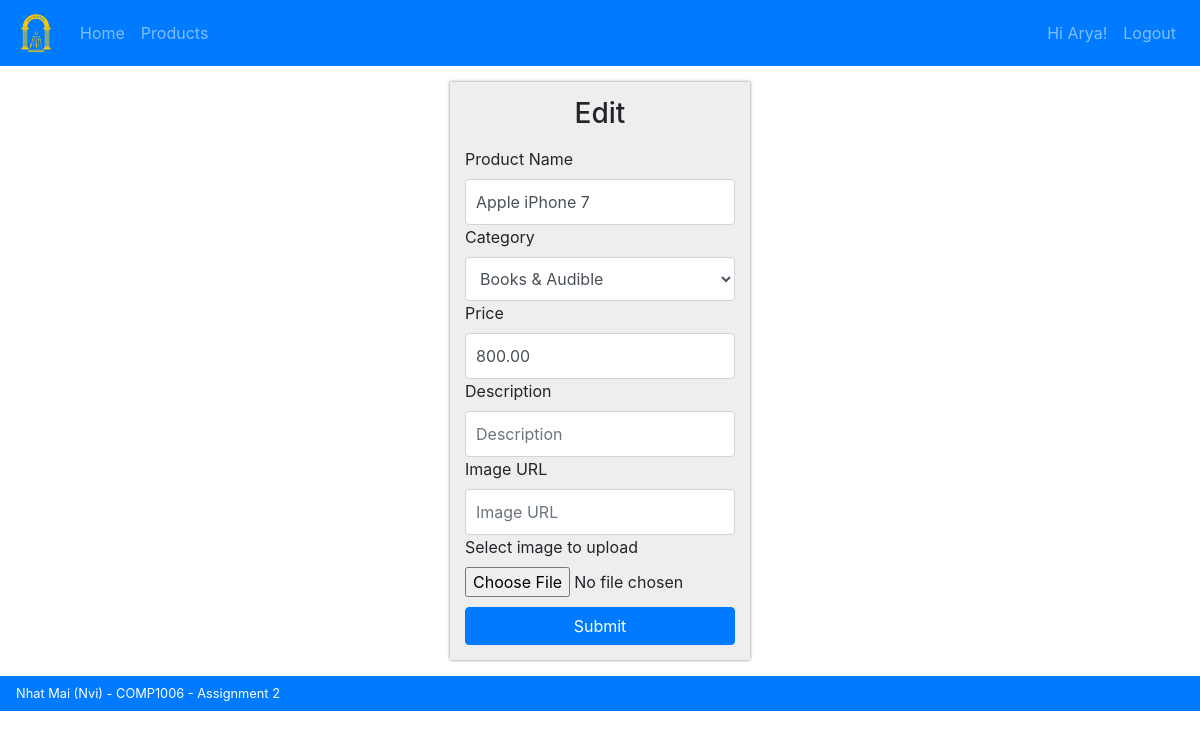
/Source/edit-product.php?id=1 (signed in), run on the app's committed database.
### tables this page shows
CREATE TABLE users (
	userID INT NOT NULL AUTO_INCREMENT,
	firstName VARCHAR(24) NOT NULL,
	lastName VARCHAR(24) NOT NULL,
	middleName VARCHAR(24),
	email VARCHAR(100) NOT NULL,
	password VARCHAR(255) NOT NULL,
	streetAddress VARCHAR(100) NOT NULL,
	city VARCHAR(24) NOT NULL,
	stateID VARCHAR(2) NOT NULL,
	countryID VARCHAR(2) NOT NULL,
	postalCode VARCHAR(6) NOT NULL,
	PRIMARY KEY (userID),
	FOREIGN KEY (stateID) REFERENCES states(stateID),
	FOREIGN KEY (countryID) REFERENCES countries(countryID)
);

CREATE TABLE products (
	productID INT NOT NULL AUTO_INCREMENT,
	productName VARCHAR(255) NOT NULL, 
	categoryID INT NOT NULL, 
	description TEXT,
	price DOUBLE(10,2),
	image BLOB,
	PRIMARY KEY (productID),
	FOREIGN KEY (categoryID) REFERENCES categories(categoryID)
);

### Source/edit-product-validation.php (called while the page is built, shortened)
<?php
try {
	if (!empty($id = $_GET['id']) && $_SERVER["REQUEST_METHOD"] != "POST") {
			include('global/connect.php');
			$sql = "SELECT * FROM products WHERE productID = $id";
			$result = $conn -> query($sql);
			foreach ($result as $row) {
				$productName		= $row['productName'];
				$categoryID		= $row['categoryID'];
				$price			= $row['price'];
			}
	}
} catch (Exception $e ){
	header('location: error.php');
}
?>

### Source/edit-product.php (the view, shortened to what this page needs)
<?php $title = 'Edit';
include('global/header.php'); ?>
<main class="container">
	<div id="logreg-forms">
		<form method="POST" action="<?php echo htmlspecialchars($_SERVER["PHP_SELF"]);?>" enctype="multipart/form-data">
			<h1 class="h3 mb-3 text-center"><?php echo $title; ?></h1>
			<?php include('edit-product-validation.php'); ?>
			<label for="productName">Product Name</label>
			<input type="text" class="form-control" name="productName" placeholder="Product Name" required autofocus="" value="<?php echo (isset($productName))?$productName:'';?>">
			<label for="categoryID">Category</label>
			<select class="form-control"  name="categoryID" id="categoryID" >
			<?php
				try {
					include('global/connect.php');
					$countrySQL = "SELECT * FROM categories ORDER BY categoryName";
					$cmd = $conn->prepare($countrySQL);
					$cmd->execute();
					$options = $cmd->fetchAll();
					foreach ($options as $row) {
						if($categoryID != $row['categoryID']){
							echo '<option value="' . $row['categoryID'] . '">' . $row['categoryName'] . '</option>';
						} else {
							echo '<option value="' . $row['categoryID'] . '" selected>' . $row['categoryName'] . '</option>';
						}
					}
				} catch (Exception $e ){
					header('location: error.php');
				}
			?>
			</select>
			<label for="price">Price</label>
			<input type="text" class="form-control" name="price" required autofocus="" value="<?php echo (isset($price))?$price:'';?>">
			<label for="description">Description</label>
			<input type="text" class="form-control" name="description" placeholder="Description" autofocus="" value="<?php echo (isset($description))?$description:'';?>">
			<label for="image">Image URL</label>
			<input type="text" class="form-control" name="image" placeholder="Image URL" autofocus="" value="<?php echo (isset($image))?$image:'';?>">
			<label for="photo">Select image to upload</label>
			<input type="file" name="photo">
			<button class="btn btn-primary btn-block" type="submit">Submit</button>
		</form>
	</div>
</main>
<?php include('global/footer.php'); ?>

### Source/global/header.php (shortened to what this page needs)
<!DOCTYPE html>
<html lang="en">
	<head>
		<link rel="stylesheet" href="css/styles.css"/>
		<link rel="stylesheet" href="https://stackpath.bootstrapcdn.com/bootstrap/4.3.1/css/bootstrap.min.css">
	</head>
	<body>
		<header class="mb-3">
			<nav class="navbar navbar-expand-lg navbar-dark bg-primary">
				<a class="navbar-brand" href="index.php">
					<img src="images/logo-nuniversal.svg" alt="Logo" heigth="40" width="40">
				</a>
				<div class="collapse navbar-collapse" id="navbarText">
					<ul class="navbar-nav mr-auto">
						<li class="nav-item">
							<a class="nav-link" href="index.php">Home</a>
						</li>
						<li class="nav-item">
							<a class="nav-link" href="products.php">Products</a>
						</li>
					</ul>
					<ul class="navbar-nav ml-auto">
					<?php
						try {
							if (!isset($_SESSION['userID'])) {
								echo '<li class="nav-item"><a class="nav-link" href="login.php" title="Login">Login</a></li>
											<li class="nav-item"><a class="nav-link" href="register.php" title="Register">Register</a></li>';
							}
							else {
								require 'global/connect.php';
								$sql = "SELECT firstName FROM users WHERE userID = " . $_SESSION['userID'];
								$result = $conn->query($sql);
								foreach ($result as $row) {
									echo '<li class="nav-item"><a class="nav-link" href="users.php">Hi ' . $row['firstName'] . '!</a></li>
												<li class="nav-item"><a class="nav-link" href="logout.php" title="Logout">Logout</a></li>';
								}
							}
						}catch (Exception $e) {
							header('location: global/error.php');
						}
					?>
					</ul>
				</div>
			</nav>
		</header>

### Source/css/styles.css (style rules this page uses)
#logreg-forms { width: 300px; margin: 0 auto; background-color:#eee; box-shadow: 0 0 3px rgba(0,0,0,0.5); }
#logreg-forms form { width: 100%; max-width: 410px; padding: 15px; margin: auto; }
#logreg-forms .form-control { position: relative; box-sizing: border-box; height: auto; padding: 10px; font-size: 16px; }
#logreg-forms button[type="submit"] { margin-top: 10px; }

### data on the page
users: firstName "Arya"
products: productName "Apple iPhone 7", price "800.00"

### other printed values
$title "Edit"
form field categoryID "Books & Audible"
